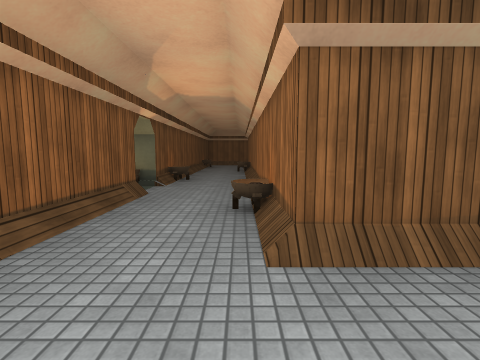
view 1 (above)

24 first-person views from a walk through a Unity game level. The camera is 1.3 m above the floor, tilts 6° down and sees 85° across. The floor is counted in squares, 2 m on a side. Each view is taken from the middle of a square. On the plan, view 1 faces up. The plan holds only what a view shows up to about 9 squares ahead; the rest is blank. The player character is not drawn. Some surface patterns are stand-ins.

view 2
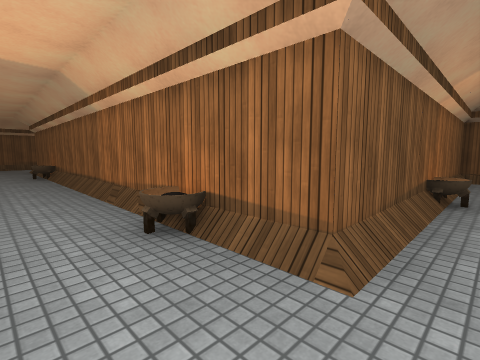

view 3
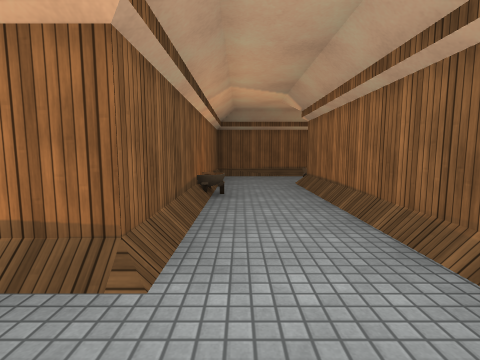

view 4
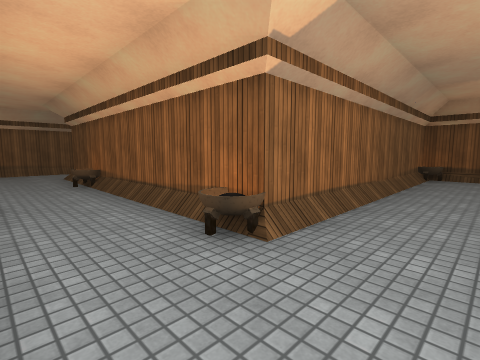

view 5
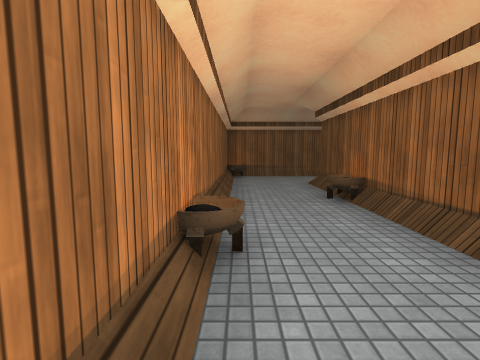

view 6
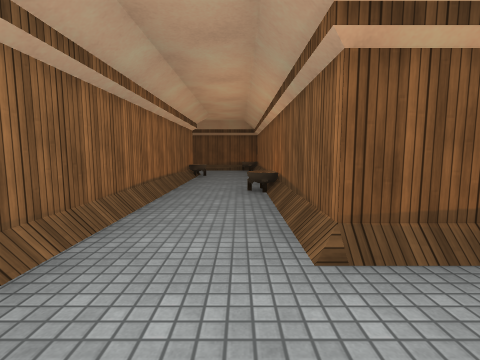

view 7
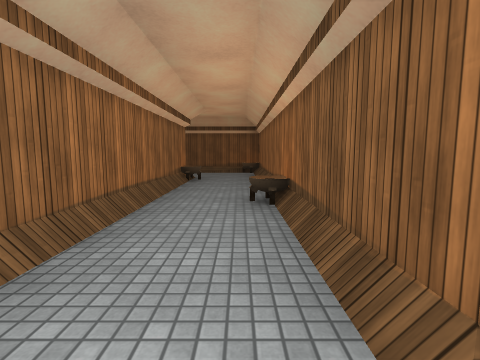

view 8
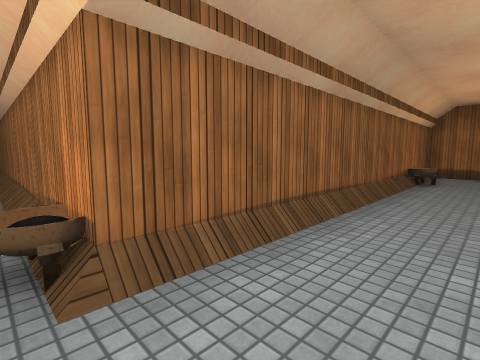

view 9
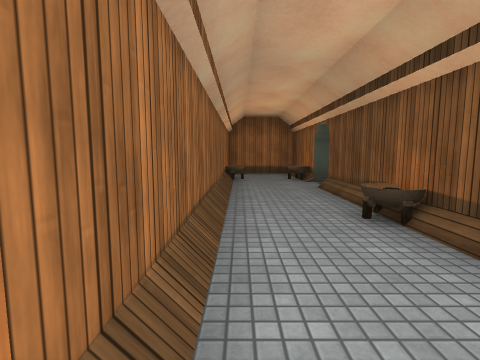

view 10
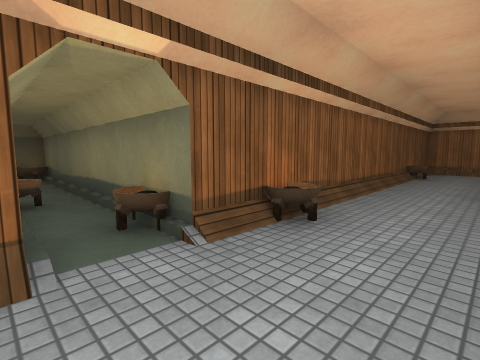

view 11
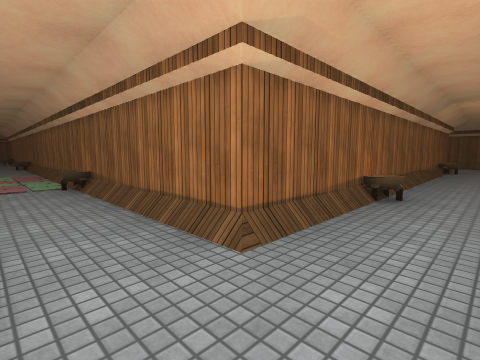

view 12
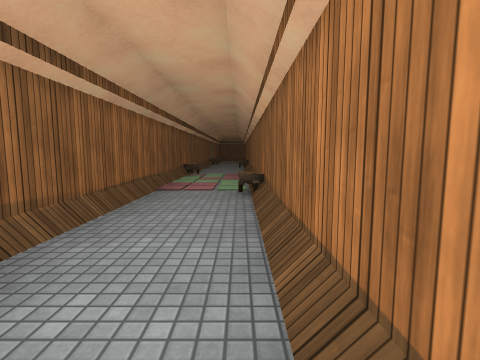

view 13
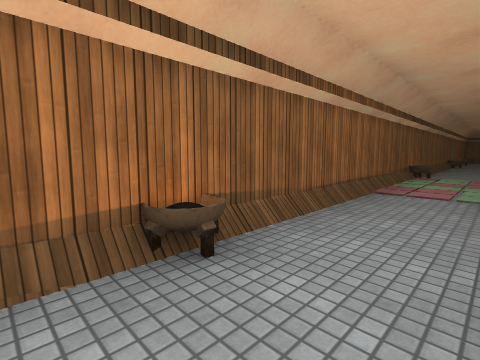

view 14
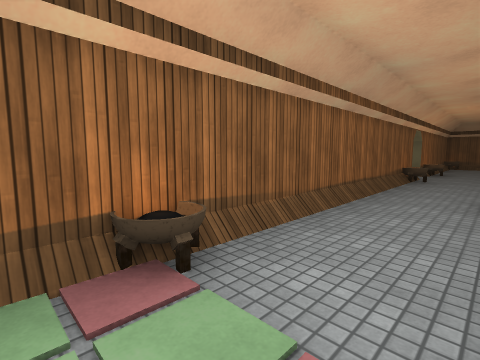

view 15
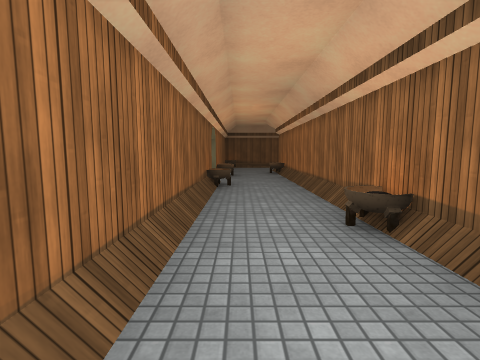

view 16
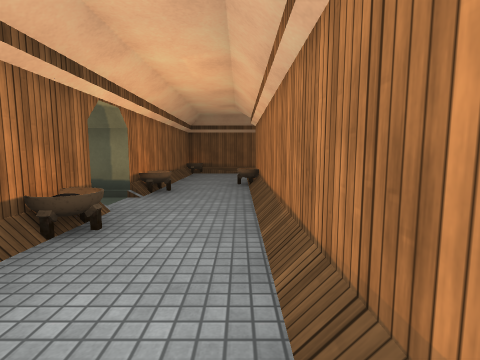

view 17
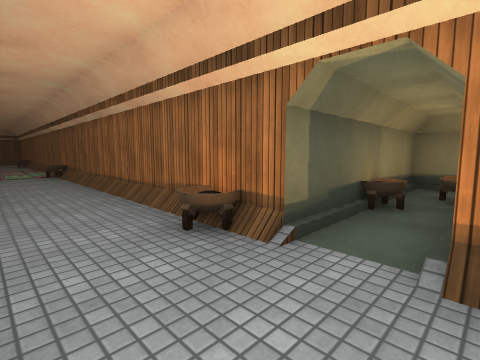

view 18
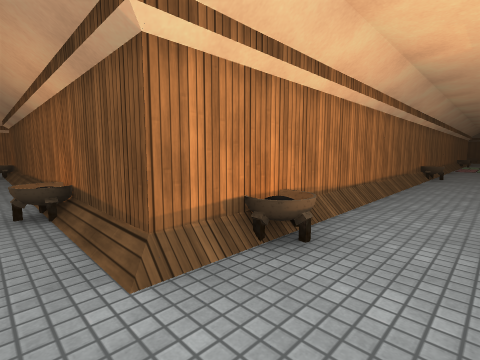

view 19
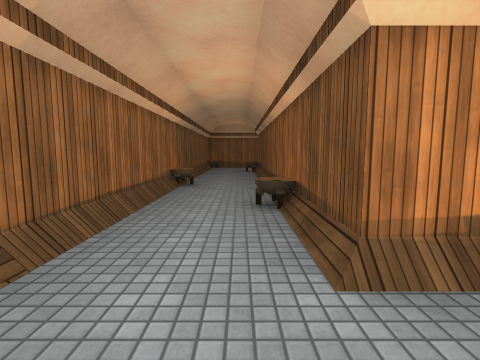

view 20
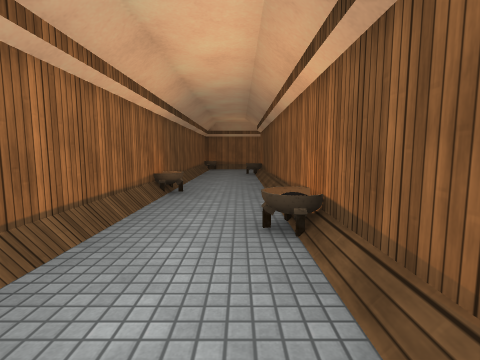

view 21
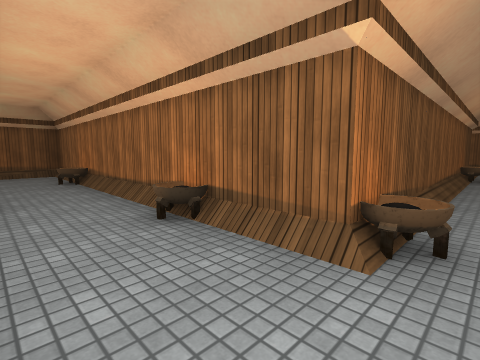

view 22
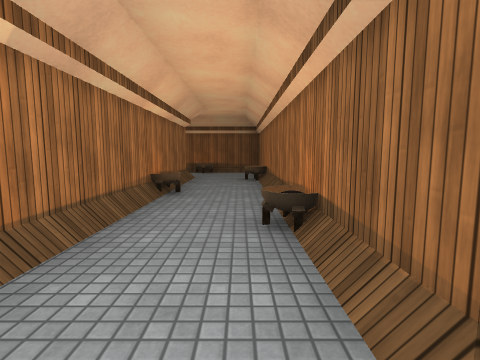

view 23
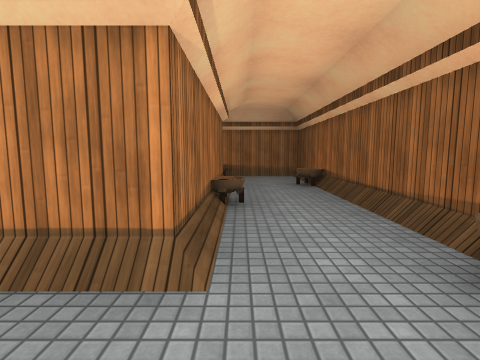

view 24
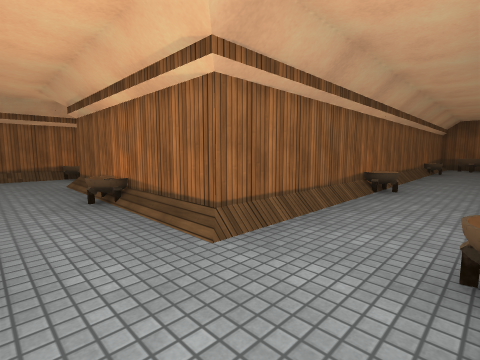

### Floor plan
Ten units are one square. View 1 is at (0, 0); x grows to the right and y downward. Boxes are objects, and circles mark ways between rooms. Rooms are numbered by the first view taken in them; rooms with no view inside come last. Other rooms are left out.
<svg viewBox="-60 -180 300 347">
<path fill="none" stroke="#000" d="M-4 84 54 84M63 73 63 -16 4 -16 4 -36M-37 144 -37 162 -17 162 -17 84M-16 -35 -16 4 43 4 43 64 -37 64 -37 129M149 -136 -16 -136 -16 -54M149 -166 149 -156M4 -36 4 -116 183 -116M186 -136 164 -136M183 -116 183 -56M203 -55 203 -136 186 -136M183 -56 183 -36 103 -36 103 44 122 44M203 -30 203 -55M222 24 124 24 124 -16 185 -16"/>
<rect x="-45" y="135" width="10" height="10" fill="#bbb"><title>other object</title></rect>
<rect x="-35" y="135" width="10" height="10" fill="#bbb"><title>other object</title></rect>
<rect x="-35" y="95" width="10" height="10" fill="#bbb"><title>other object</title></rect>
<rect x="-35" y="65" width="10" height="10" fill="#bbb"><title>other object</title></rect>
<rect x="-25" y="135" width="10" height="10" fill="#bbb"><title>other object</title></rect>
<rect x="-15" y="75" width="10" height="10" fill="#bbb"><title>other object</title></rect>
<rect x="-15" y="-5" width="10" height="10" fill="#bbb"><title>other object</title></rect>
<rect x="-5" y="-35" width="10" height="10" fill="#bbb"><title>other object</title></rect>
<rect x="15" y="65" width="10" height="10" fill="#bbb"><title>other object</title></rect>
<rect x="25" y="-15" width="10" height="10" fill="#bbb"><title>other object</title></rect>
<rect x="45" y="45" width="10" height="10" fill="#bbb"><title>other object</title></rect>
<rect x="45" y="-5" width="10" height="10" fill="#bbb"><title>other object</title></rect>
<rect x="55" y="75" width="10" height="10" fill="#bbb"><title>other object</title></rect>
<rect x="55" y="25" width="10" height="10" fill="#bbb"><title>other object</title></rect>
<rect x="-55" y="-55" width="10" height="20" fill="#bbb"><title>other object</title></rect>
<rect x="-45" y="-45" width="10" height="10" fill="#bbb"><title>other object</title></rect>
<rect x="-45" y="-55" width="10" height="10" fill="#bbb"><title>other object</title></rect>
<rect x="-35" y="-55" width="10" height="20" fill="#bbb"><title>other object</title></rect>
<rect x="-25" y="-45" width="10" height="10" fill="#bbb"><title>other object</title></rect>
<rect x="-25" y="-55" width="10" height="10" fill="#bbb"><title>other object</title></rect>
<rect x="-15" y="-65" width="10" height="10" fill="#bbb"><title>other object</title></rect>
<rect x="-15" y="-125" width="10" height="10" fill="#bbb"><title>other object</title></rect>
<rect x="-5" y="-95" width="10" height="10" fill="#bbb"><title>other object</title></rect>
<rect x="5" y="-135" width="10" height="10" fill="#bbb"><title>other object</title></rect>
<rect x="35" y="-125" width="10" height="10" fill="#bbb"><title>other object</title></rect>
<rect x="75" y="-135" width="10" height="10" fill="#bbb"><title>other object</title></rect>
<rect x="105" y="-125" width="10" height="10" fill="#bbb"><title>other object</title></rect>
<rect x="135" y="-135" width="10" height="10" fill="#bbb"><title>other object</title></rect>
<rect x="145" y="-155" width="10" height="10" fill="#bbb"><title>other object</title></rect>
<rect x="155" y="-145" width="10" height="10" fill="#bbb"><title>other object</title></rect>
<rect x="155" y="-155" width="10" height="10" fill="#bbb"><title>other object</title></rect>
<rect x="155" y="-175" width="10" height="20" fill="#bbb"><title>other object</title></rect>
<rect x="165" y="-125" width="10" height="10" fill="#bbb"><title>other object</title></rect>
<rect x="165" y="-135" width="10" height="10" fill="#bbb"><title>other object</title></rect>
<rect x="185" y="-105" width="10" height="10" fill="#bbb"><title>other object</title></rect>
<rect x="195" y="-85" width="10" height="10" fill="#bbb"><title>other object</title></rect>
<rect x="195" y="-135" width="10" height="10" fill="#bbb"><title>other object</title></rect>
<rect x="105" y="15" width="10" height="10" fill="#bbb"><title>other object</title></rect>
<rect x="105" y="-25" width="10" height="10" fill="#bbb"><title>other object</title></rect>
<rect x="115" y="-5" width="10" height="10" fill="#bbb"><title>other object</title></rect>
<rect x="125" y="35" width="10" height="10" fill="#bbb"><title>other object</title></rect>
<rect x="125" y="-35" width="10" height="10" fill="#bbb"><title>other object</title></rect>
<rect x="145" y="-25" width="10" height="10" fill="#bbb"><title>other object</title></rect>
<rect x="155" y="25" width="10" height="10" fill="#bbb"><title>other object</title></rect>
<rect x="165" y="-35" width="10" height="10" fill="#bbb"><title>other object</title></rect>
<rect x="185" y="-45" width="10" height="10" fill="#bbb"><title>other object</title></rect>
<rect x="205" y="25" width="10" height="10" fill="#bbb"><title>other object</title></rect>
<rect x="225" y="25" width="10" height="10" fill="#bbb"><title>other object</title></rect>
<circle cx="-5" cy="-25" r="3" fill="#2a7"/>
<circle cx="175" cy="-125" r="3" fill="#2a7"/>
<circle cx="195" cy="-45" r="3" fill="#2a7"/>
<text x="10" y="70">1</text>
<text x="60" y="-120">2</text>
<text x="200" y="-90">3</text>
<text x="160" y="-20">4</text>
</svg>
Room 1 opens to room 2. Room 2 opens to room 3. Room 3 opens to room 4.

Where each view was taken, in squares from view 1:
view 1: 0 up, 0 right, facing up
view 2: 1 up, 1 left, facing up-right
view 3: 1 up, 1 left, facing right
view 4: 1 up, 6 right, facing down-left
view 5: 1 down, 6 right, facing down
view 6: 7 down, 6 right, facing left
view 7: 7 down, 5 right, facing left
view 8: 8 down, 3 left, facing down-right
view 9: 8 down, 2 left, facing down
view 10: 4 up, 0 right, facing up-left
view 11: 13 up, 1 left, facing down-right
view 12: 12 up, 0 right, facing right
view 13: 12 up, 0 right, facing up-right
view 14: 12 up, 7 right, facing up-right
view 15: 13 up, 9 right, facing right
view 16: 12 up, 12 right, facing right
view 17: 12 up, 16 right, facing up-left
view 18: 13 up, 19 right, facing down-left
view 19: 13 up, 19 right, facing down
view 20: 12 up, 19 right, facing down
view 21: 2 up, 19 right, facing up-left
view 22: 3 up, 19 right, facing left
view 23: 3 up, 12 right, facing down
view 24: 4 down, 11 right, facing up-right
